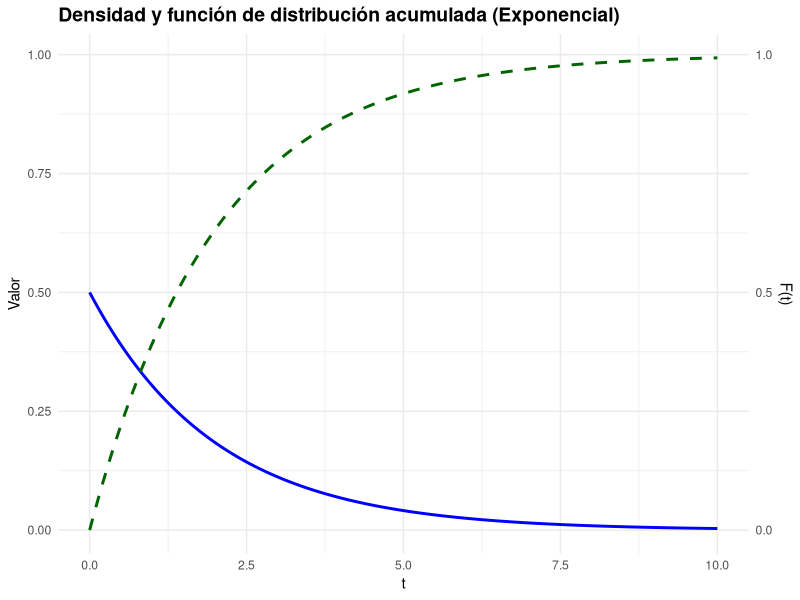
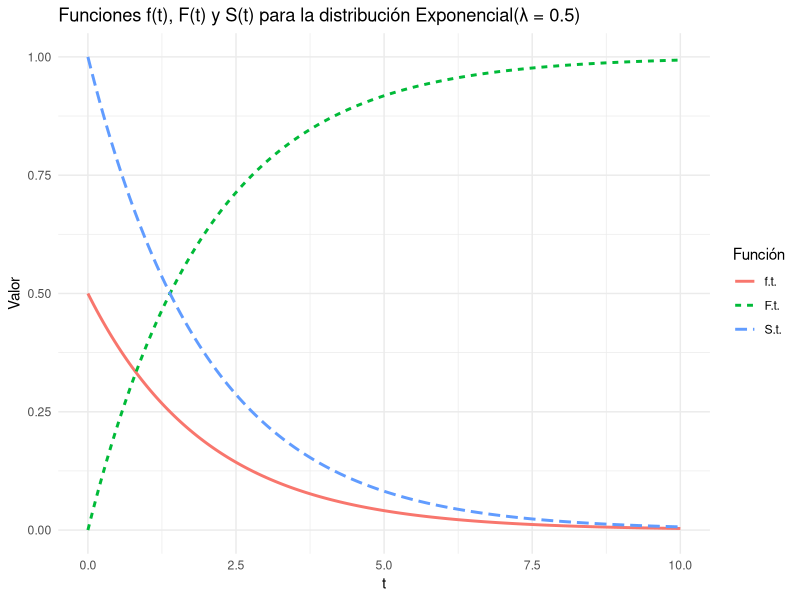
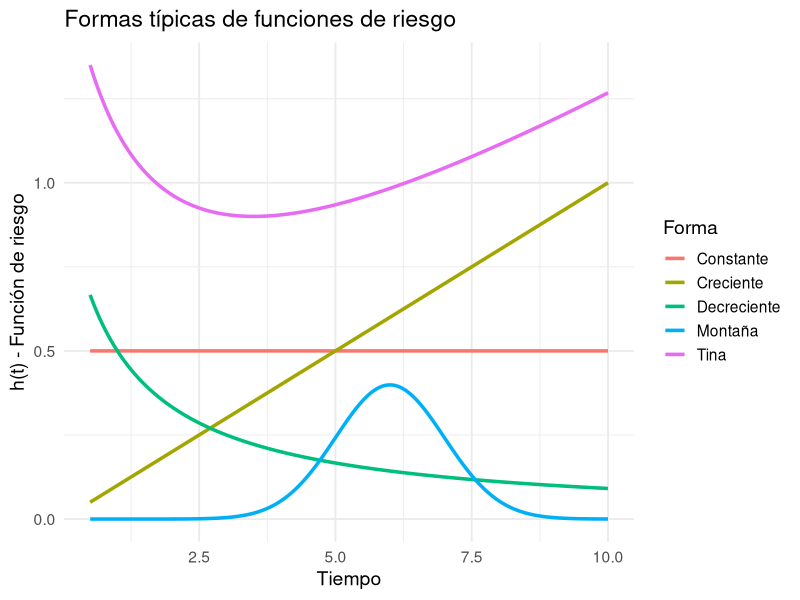
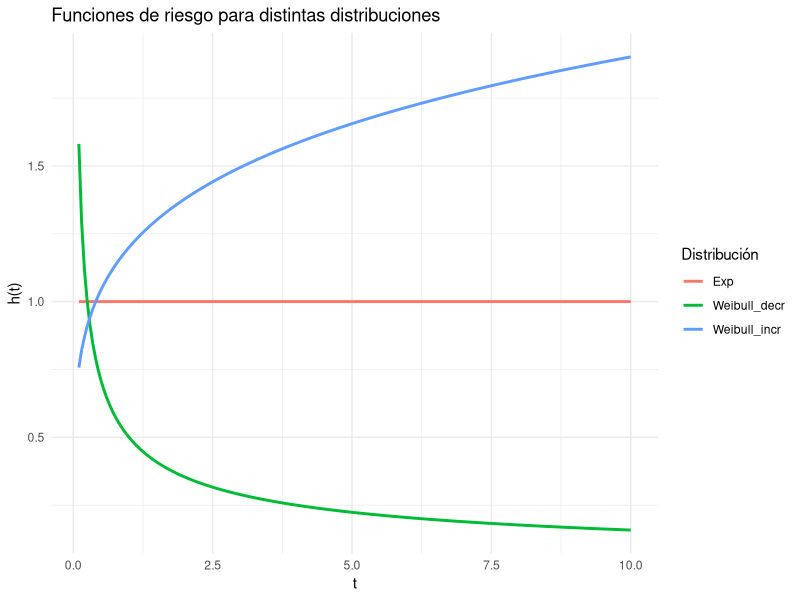
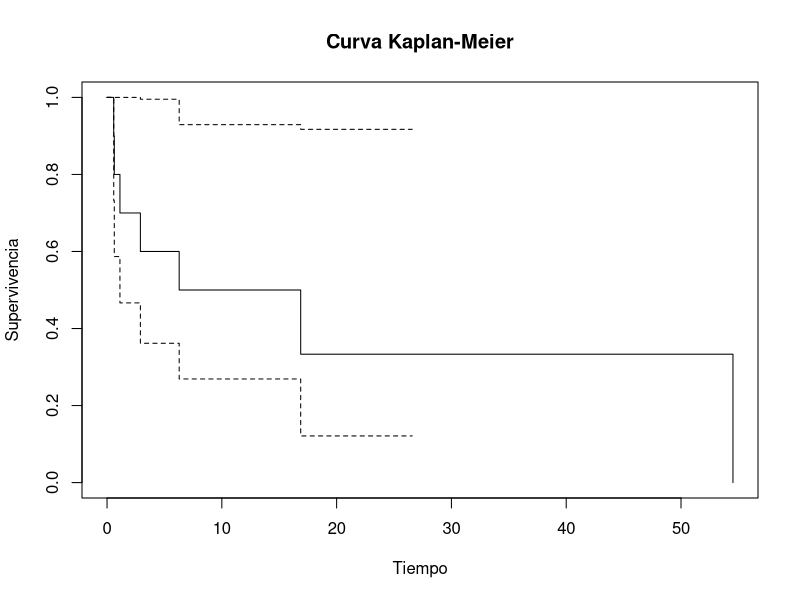

Generate these figures, in order, with R:
## ---- chunk 1
packages <- c("survival","asaur","survminer")
if (length(setdiff(packages, rownames(installed.packages()))) > 0) {
  install.packages(setdiff(packages, rownames(installed.packages())), repos = "http://cran.rstudio.com")
}
## ---- chunk 2
library(ggplot2)
library(dplyr)

# Secuencia de valores
t <- seq(0, 10, length.out = 400)
lambda <- 0.5

# Cálculo de funciones
datos <- data.frame(
  t = t,
  densidad = dexp(t, rate = lambda),
  acumulada = pexp(t, rate = lambda)
)

# Gráfica
ggplot(datos, aes(x = t)) +
  geom_line(aes(y = densidad), color = "blue", size = 1) +
  geom_line(aes(y = acumulada), color = "darkgreen", size = 1, linetype = "dashed") +
  labs(
    title = "Densidad y función de distribución acumulada (Exponencial)",
    y = "Valor",
    x = "t"
  ) +
  theme_minimal() +
  theme(plot.title = element_text(size = 14, face = "bold")) +
  scale_y_continuous(sec.axis = sec_axis(~., name = "F(t)", breaks = c(0, 0.5, 1)))

## ---- chunk 3
library(ggplot2)
library(tidyr)

t <- seq(0, 10, length.out = 200)
lambda <- 0.5

datos <- data.frame(
  t = t,
  `f(t)` = dexp(t, rate = lambda),
  `F(t)` = pexp(t, rate = lambda),
  `S(t)` = 1 - pexp(t, rate = lambda)
)

datos_long <- pivot_longer(datos, cols = -t, names_to = "funcion", values_to = "valor")

ggplot(datos_long, aes(x = t, y = valor, color = funcion, linetype = funcion)) +
  geom_line(size = 1) +
  labs(
    title = "Funciones f(t), F(t) y S(t) para la distribución Exponencial(λ = 0.5)",
    x = "t",
    y = "Valor",
    color = "Función",
    linetype = "Función"
  ) +
  theme_minimal()

## ---- chunk 4
library(ggplot2)
library(dplyr)
library(tidyr)

# Dominio de tiempo desde 0.5 para evitar explosión de 1/t
t <- seq(0.5, 10, length.out = 500)

# Definimos formas típicas de funciones de riesgo
datos <- data.frame(
  t = t,
  Constante     = rep(0.5, length(t)),
  Creciente     = 0.1 * t,
  Decreciente   = 1 / (1 + t),
  Tina          = 0.05 + 2.5 / (t + 1.5) + 0.1 * t,  # Ajuste más razonable
  Montaña       = dnorm(t, mean = 6, sd = 1)
)

# Convertir a formato largo
datos_long <- pivot_longer(datos, cols = -t, names_to = "Forma", values_to = "h")

# Graficar
ggplot(datos_long, aes(x = t, y = h, color = Forma)) +
  geom_line(size = 1.2) +
  labs(
    title = "Formas típicas de funciones de riesgo",
    x = "Tiempo",
    y = "h(t) - Función de riesgo",
    color = "Forma"
  ) +
  theme_minimal(base_size = 14)


## ---- chunk 5
library(survival)

t <- seq(0.1, 10, length.out = 200)
lambda <- 1
k1 <- 0.5  # riesgo decreciente
k2 <- 1.2    # riesgo creciente

hazard_weibull <- function(t, lambda, k) {
  (k / lambda) * (t / lambda)^(k - 1)
}

datos_hazard <- data.frame(
  t = t,
  Exp = rep(lambda, length(t)),
  Weibull_decr = hazard_weibull(t, lambda, k1),
  Weibull_incr = hazard_weibull(t, lambda, k2)
)

library(tidyr)
datos_long <- pivot_longer(datos_hazard, -t, names_to = "Distribucion", values_to = "h")

ggplot(datos_long, aes(x = t, y = h, color = Distribucion)) +
  geom_line(size = 1) +
  labs(
    title = "Funciones de riesgo para distintas distribuciones",
    x = "t",
    y = "h(t)",
    color = "Distribución"
  ) +
  theme_minimal()
## ---- chunk 6
#| echo: true
# Ejemplo simulado de tiempos de supervivencia
set.seed(123)
tiempos <- rexp(10, rate = 0.05)
status <- rbinom(10, 1, prob = 0.8)
data_sim <- data.frame(time = tiempos, event = status)
# Estimación Kaplan-Meier
km_fit <- survfit(Surv(time, event) ~ 1, data = data_sim)
## ---- chunk 7
knitr::kable(data_sim, caption = "data_sim")
## ---- chunk 8
#| echo: true
plot(km_fit, 
     xlab = "Tiempo", 
     ylab = "Supervivencia", 
     main = "Curva Kaplan-Meier")
